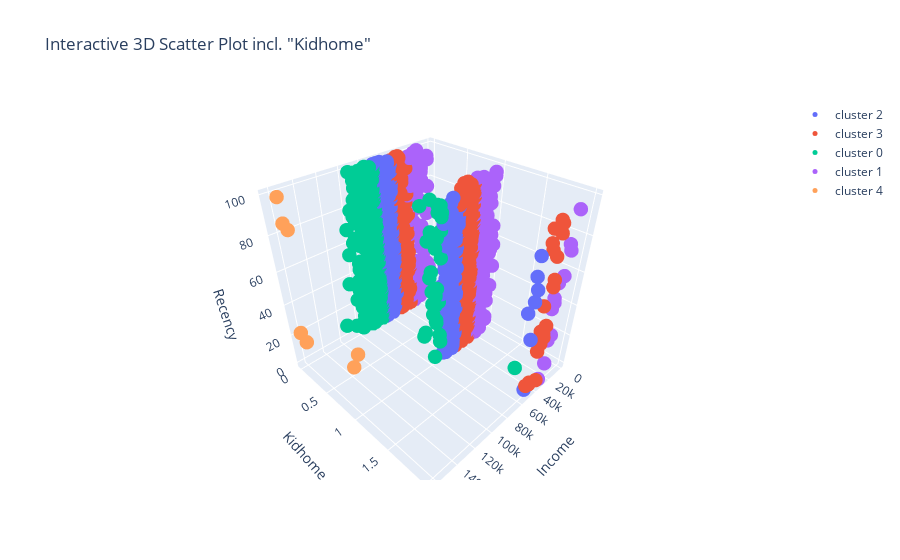

Notebook source saved alongside this figure:
### Code cell
import plotly.graph_objects as go
import pandas as pd
import numpy as np

fig = go.Figure()

for cluster in df['cluster'].unique():
    cluster_data = df[df['cluster'] == cluster]
    fig.add_trace(go.Scatter3d(
        x=cluster_data['Income'],
        y=cluster_data['Kidhome'],
        z=cluster_data['Recency'],
        mode='markers',
        marker=dict(size=5),
        name=f'cluster {cluster}'
    ))

fig.update_layout(scene=dict(
                    xaxis_title='Income',
                    yaxis_title='Kidhome',
                    zaxis_title='Recency'),
                    title='Interactive 3D Scatter Plot incl. "Kidhome"')


fig.update_layout(xaxis=dict(scaleanchor='y', scaleratio=2))

# Show the plot
fig.show()

### Figure 1 — Plotly figure (JSON) as saved in the notebook; plotly's stock layout.template omitted (floating-point values rounded to 4 significant figures; data arrays with more than 128 entries replaced by an {"elided": "..."} marker saying what was removed)
{"data": [{"marker": {"size": 5}, "mode": "markers", "name": "cluster 2", "type": "scatter3d", "x": {"elided": "613 int values"}, "y": {"elided": "613 int values"}, "z": {"elided": "613 int values"}}, {"marker": {"size": 5}, "mode": "markers", "name": "cluster 3", "type": "scatter3d", "x": {"elided": "642 int values"}, "y": {"elided": "642 int values"}, "z": {"elided": "642 int values"}}, {"marker": {"size": 5}, "mode": "markers", "name": "cluster 0", "type": "scatter3d", "x": {"elided": "505 int values"}, "y": {"elided": "505 int values"}, "z": {"elided": "505 int values"}}, {"marker": {"size": 5}, "mode": "markers", "name": "cluster 1", "type": "scatter3d", "x": {"elided": "445 int values"}, "y": {"elided": "445 int values"}, "z": {"elided": "445 int values"}}, {"marker": {"size": 5}, "mode": "markers", "name": "cluster 4", "type": "scatter3d", "x": [157243, 162397, 153924, 160803, 157733, 157146, 156924], "y": [0, 1, 0, 0, 1, 0, 0], "z": [98, 31, 81, 21, 37, 13, 85]}], "layout": {"scene": {"xaxis": {"title": {"text": "Income"}}, "yaxis": {"title": {"text": "Kidhome"}}, "zaxis": {"title": {"text": "Recency"}}}, "title": {"text": "Interactive 3D Scatter Plot incl. \"Kidhome\""}, "xaxis": {"scaleanchor": "y", "scaleratio": 2}}}
